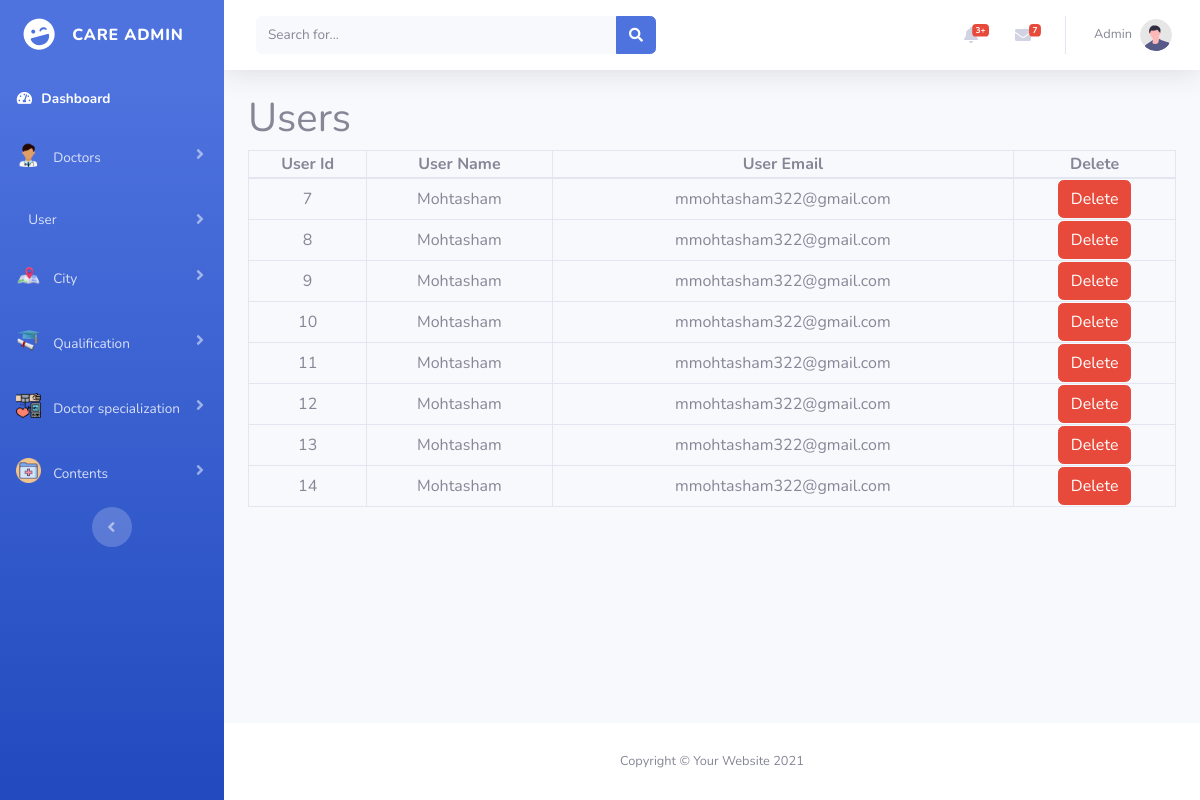
The page /admin/view_users.php (signed in) on the database its author committed.
### tables this page shows
CREATE TABLE `users` (
  `user_id` int(11) NOT NULL,
  `user_name` varchar(1001) NOT NULL,
  `user_email` varchar(100) NOT NULL,
  `user_password` varchar(100) NOT NULL,
  `status` int(11) NOT NULL
);

### admin/view_users.php (the view, shortened to what this page needs)
<?php
include("connection.php");
$select_users_query = "SELECT * FROM `users` where status = 0";
$run_select_users_query = mysqli_query($connection, $select_users_query);
?>
<!DOCTYPE html>
<html lang="en">
<head>
    <link href="vendor/fontawesome-free/css/all.min.css" rel="stylesheet" type="text/css">
    <link href="https://cdn.jsdelivr.net/npm/bootstrap@5.0.2/dist/css/bootstrap.min.css" rel="stylesheet"
>
    <link href="css/sb-admin-2.min.css" rel="stylesheet">
</head>
<body id="page-top">
    <div id="wrapper">
        <?php include 'sidebar.php';?>
        <div id="content-wrapper" class="d-flex flex-column">
            <div id="content">
                <?php include 'topbar.php';?>
                <div class="container">
                        <h1>Users</h1>
                        <table class="table-bordered w-100 text-center">
                            <thead>
                                <th>User Id</th>
                                <th>User Name</th>
                                <th>User Email</th>
                                <th>Delete</th>
                            </thead>
                            <tbody>
                                <?php while($row = mysqli_fetch_array($run_select_users_query)){?>
                              <tr>
                                        <td><?php echo $row['user_id']; ?></td>
                                        <td><?php echo $row['user_name']; ?></td>
                                        <td><?php echo $row['user_email']; ?></td>
                                        <td><a href="deleteuser.php?id=<?php echo $row['user_id']; ?>" class="btn btn-danger">Delete</a></td>
                              </tr>
                                <?php } ?>
                            </tbody>
                        </table>
                </div>
            </div>
            <?php include 'footer.php' ?>
        </div>
    </div>
</body>
</html>

### rows shown on the page
users: user_id "7", user_name "Mohtasham", user_email "mmohtasham322@gmail.com"
users: user_id "8", user_name "Mohtasham", user_email "mmohtasham322@gmail.com"
users: user_id "9", user_name "Mohtasham", user_email "mmohtasham322@gmail.com"
users: user_id "10", user_name "Mohtasham", user_email "mmohtasham322@gmail.com"
users: user_id "11", user_name "Mohtasham", user_email "mmohtasham322@gmail.com"
users: user_id "12", user_name "Mohtasham", user_email "mmohtasham322@gmail.com"
users: user_id "13", user_name "Mohtasham", user_email "mmohtasham322@gmail.com"
users: user_id "14", user_name "Mohtasham", user_email "mmohtasham322@gmail.com"
